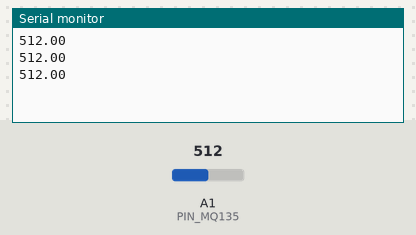
A sketch run on a simulated Arduino Uno, built with avr-gcc and run on an emulated ATmega328P. Shown: the last lines printed to the serial monitor. Inputs (shaded band) come from the test bench; at power-on: A1 (PIN_MQ135) = 512.

Above: at 1.3 s.
1.4 s: A1 (PIN_MQ135) set to 716
At 1.9 s:
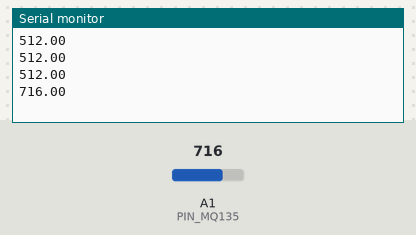
2.9 s: A1 (PIN_MQ135) set to 900
At 3.4 s:
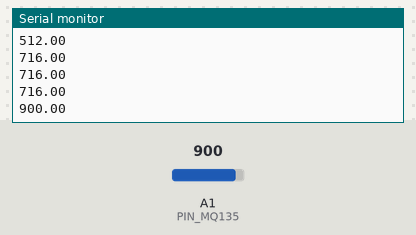
Timing chart, 0 to 5.9 s (numbered marks = the images above; inputs shaded):
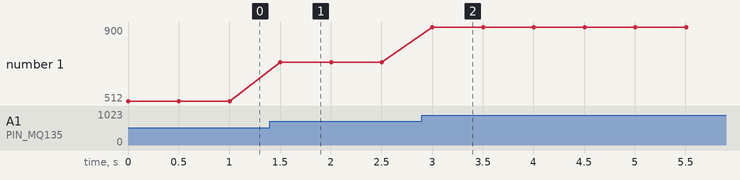

The sketch:

mq135_chatluongkk.ino
```cpp
    #include "MQ135.h"  //Thêm thư viện

    #define PIN_MQ135 15    //Khai báo pin nối với chân AO
   // MQ135 mq135_sensor = MQ135(PIN_MQ135);   //Khai báo đối tượng thư viện

    void setup() {
      Serial.begin(9600);   //Mở serial
      pinMode(15,INPUT);
    }

    void loop() {
     // float ppm = mq135_sensor.getPPM();  //Đọc giá trị ppm
     float ppm = analogRead(PIN_MQ135);
      Serial.println(ppm);
    // Serial.print(ppm);
     // Serial.println("ppm");
      delay(500);
    }
```

Measured:
- after the input at 1.4 s, the serial monitor: prints a new line after 0.10 s (image 1)
- after the input at 2.9 s, the serial monitor: prints a new line after 0.10 s (image 2)
- plotted number 1: 512 → 716 after the input at 1.4 s, 716 → 900 after the input at 2.9 s
